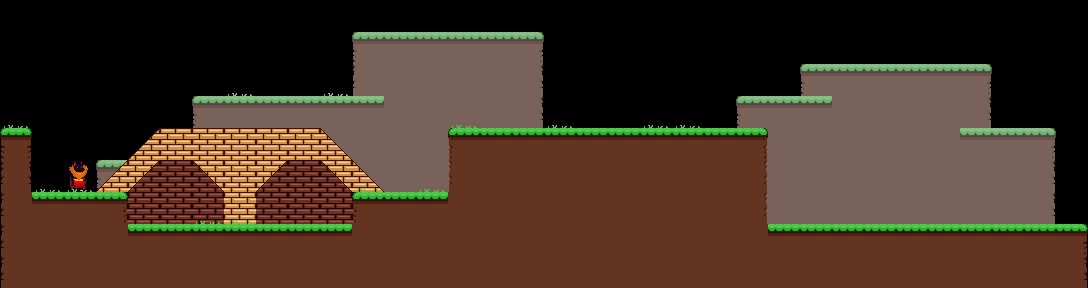

Below is a game level as drawn by its tile map, then a one-line description and the .tmx that defines it (tile-layer data replaced by summaries):
An orthogonal 34x9 tile map with 32x32 px tiles, 4 tile layers (BackGround, PlayerGround, Entities, Forground), 3 tilesets.

<map version="1.0" orientation="orthogonal" renderorder="right-down" width="34" height="9" tilewidth="32" tileheight="32" nextobjectid="23">
 <tileset firstgid="1" name="tileset_brick" tilewidth="32" tileheight="32">
  <image source="../Textures/Map/tileset_brick.png" width="256" height="256" />
 </tileset>
 <tileset firstgid="65" name="Entity" tilewidth="32" tileheight="32">
  <tile id="0">
   <properties>
    <property name="id" value="1" />
   </properties>
   <image width="32" height="32" source="../Textures/Characters/Batte.png" />
  </tile>
  <tile id="1">
   <properties>
    <property name="id" value="2" />
   </properties>
   <image width="32" height="32" source="../Textures/Characters/knight.png" />
  </tile>
 </tileset>
 <tileset firstgid="67" name="tileset_cave" tilewidth="32" tileheight="32">
  <image source="../Textures/Map/tileset_cave.png" width="256" height="256" />
 </tileset>
 <layer name="BackGround" width="34" height="9">
  <properties>
   <property name="layerType" value="0" />
  </properties>
  <data>[306 cells, 104 non-empty, 9 distinct tile ids]</data>
 </layer>
 <layer name="PlayerGround" width="34" height="9">
  <properties>
   <property name="layerType" value="1" />
  </properties>
  <data>[306 cells, 97 non-empty, 12 distinct tile ids]</data>
 </layer>
 <layer name="Entities" width="34" height="9">
  <properties>
   <property name="layerType" value="2" />
  </properties>
  <data>[306 cells, 1 non-empty, 1 distinct tile ids]</data>
 </layer>
 <layer name="Forground" width="34" height="9">
  <properties>
   <property name="layerType" value="0" />
  </properties>
  <data>[306 cells, 36 non-empty, 5 distinct tile ids]</data>
 </layer>
</map>